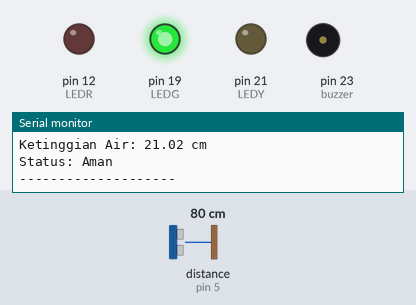
Bench run of a sketch on a simulated Arduino Mega 2560, built with avr-gcc and run on an emulated ATmega2560. Parts: output pins drawn as LEDs (lit = HIGH), buzzer (waves = sounding, pin HIGH), the last lines printed to the serial monitor. Wiring (inferred from the names in the program): ultrasonic range finder: trigger pin 18; echo pin 5. Inputs (shaded band) come from the test bench; at power-on: distance to the obstacle (sensor on pin 5) 80 cm. The echo pulse lasts 58.3 µs per cm; pins used as bus, display or sensor lines are not drawn.

Above: at 1.8 s.
1.9 s: distance to the obstacle (sensor on pin 5) set to 74 cm
3.4 s: distance to the obstacle (sensor on pin 5) set to 65 cm
At 5.2 s:
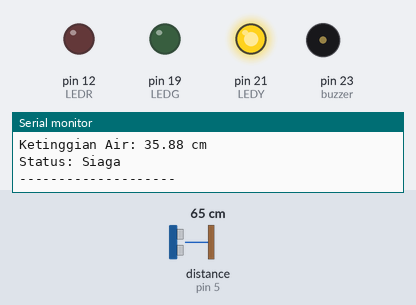
5.5 s: distance to the obstacle (sensor on pin 5) set to 38 cm
7.2 s: distance to the obstacle (sensor on pin 5) set to 33 cm
At 8.9 s:
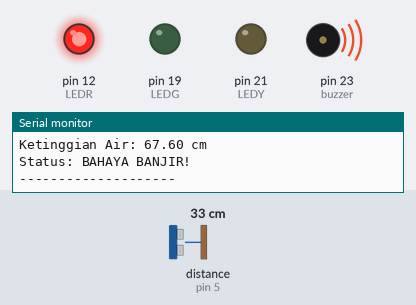
9.5 s: distance to the obstacle (sensor on pin 5) set to 60 cm
At 10.7 s:
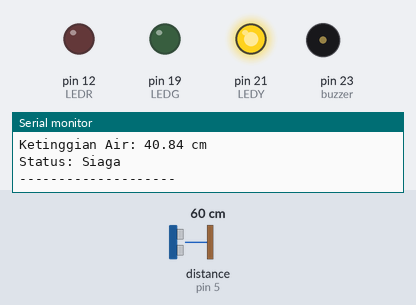
11.5 s: distance to the obstacle (sensor on pin 5) set to 2 cm
At 12.5 s:
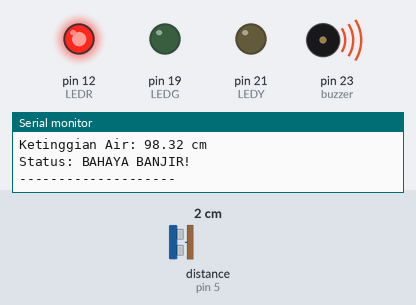
Timing chart, 0 to 14.5 s (numbered marks = the images above; inputs shaded):
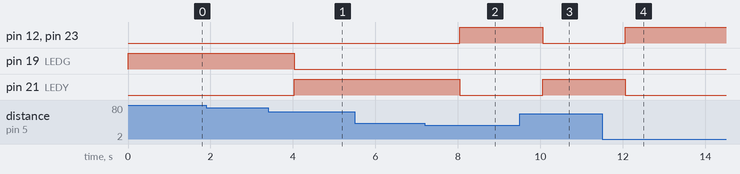

The sketch:

Mikrokontoler.ino
```cpp
const int trigPin = 18;
const int echoPin = 5;
const int LEDG = 19;
const int LEDY = 21;
const int LEDR = 12;
const int buzzer = 23;

const float tinggiWadah = 100.0;

void setup() {

  Serial.begin(115200);

  pinMode(trigPin, OUTPUT);
  pinMode(echoPin, INPUT);
  pinMode(LEDG, OUTPUT);
  pinMode(LEDY, OUTPUT);
  pinMode(LEDR, OUTPUT);
  pinMode(buzzer, OUTPUT);
}

void loop() {

  digitalWrite(trigPin, LOW);
  delayMicroseconds(2);
  digitalWrite(trigPin, HIGH);
  delayMicroseconds(10);
  digitalWrite(trigPin, LOW);

  long duration = pulseIn(echoPin, HIGH);
  float distance = (duration * 0.034) / 2;
  float ketinggianAir = tinggiWadah - distance;

  Serial.print("Ketinggian Air: ");
  Serial.print(ketinggianAir);
  Serial.println(" cm");

  if (ketinggianAir < 30) {

    digitalWrite(LEDG, HIGH);
    digitalWrite(LEDY, LOW);
    digitalWrite(LEDR, LOW);
    digitalWrite(buzzer, LOW);
    Serial.println("Status: Aman");
  } else if (ketinggianAir >= 30 && ketinggianAir <= 65) {

    digitalWrite(LEDG, LOW);
    digitalWrite(LEDY, HIGH);
    digitalWrite(LEDR, LOW);
    digitalWrite(buzzer, LOW);
    Serial.println("Status: Siaga");
  } else if (ketinggianAir > 65) {

    digitalWrite(LEDG, LOW);
    digitalWrite(LEDY, LOW);
    digitalWrite(LEDR, HIGH);
    digitalWrite(buzzer, HIGH);
    Serial.println("Status: BAHAYA BANJIR!");
  }


  Serial.println("--------------------");
  delay(1000);
}
```

Measured:
- the behaviour switches between 71 and 70 cm on distance to the obstacle (sensor on pin 5) (found by bisection; images 0 and 1)
- the behaviour switches between 36 and 35 cm on distance to the obstacle (sensor on pin 5) (found by bisection; images 1 and 2)
- after the input at 3.4 s, pin 19 (LEDG): HIGH → LOW after 0.63 s; pin 21 (LEDY): LOW → HIGH after 0.63 s
- after the input at 7.2 s, pin 12 (LEDR), pin 23 (buzzer): LOW → HIGH after 0.85 s; pin 21 (LEDY): HIGH → LOW after 0.85 s
- after the input at 9.5 s, pin 12 (LEDR), pin 23 (buzzer): HIGH → LOW after 0.55 s; pin 21 (LEDY): LOW → HIGH after 0.55 s
- after the input at 11.5 s, pin 12 (LEDR), pin 23 (buzzer): LOW → HIGH after 0.56 s; pin 21 (LEDY): HIGH → LOW after 0.56 s
